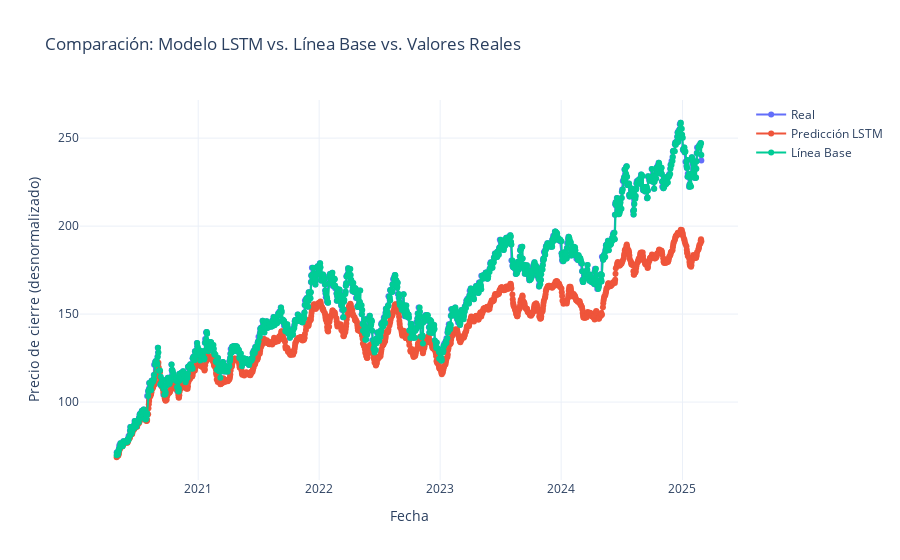

Source (notebook cell):
### Markdown cell above
### Graficar y Visualizar

### Code cell
test_dates = historical_data["Date"].iloc[train_size_hist + time_steps :].values
import plotly.graph_objects as go

test_dates_str = [str(date) for date in test_dates]

fig = go.Figure()

fig.add_trace(
    go.Scatter(x=test_dates_str, y=y_test_actual, mode="lines+markers", name="Real")
)

fig.add_trace(
    go.Scatter(
        x=test_dates_str, y=model_preds, mode="lines+markers", name="Predicción LSTM"
    )
)

fig.add_trace(
    go.Scatter(
        x=test_dates_str, y=baseline_preds, mode="lines+markers", name="Línea Base"
    )
)

fig.update_layout(
    title="Comparación: Modelo LSTM vs. Línea Base vs. Valores Reales",
    xaxis_title="Fecha",
    yaxis_title="Precio de cierre (desnormalizado)",
    template="plotly_white",
)

fig.show()

### Figure 1 — Plotly figure (JSON) as saved in the notebook; plotly's stock layout.template omitted (floating-point values rounded to 4 significant figures; data arrays with more than 128 entries replaced by an {"elided": "..."} marker saying what was removed)
{"data": [{"mode": "lines+markers", "name": "Real", "type": "scatter", "x": {"elided": "1214 str values"}, "y": {"elided": "1214 float values"}}, {"mode": "lines+markers", "name": "Predicción LSTM", "type": "scatter", "x": {"elided": "1214 str values"}, "y": {"elided": "1214 float values"}}, {"mode": "lines+markers", "name": "Línea Base", "type": "scatter", "x": {"elided": "1214 str values"}, "y": {"elided": "1214 float values"}}], "layout": {"title": {"text": "Comparación: Modelo LSTM vs. Línea Base vs. Valores Reales"}, "xaxis": {"title": {"text": "Fecha"}}, "yaxis": {"title": {"text": "Precio de cierre (desnormalizado)"}}}}
